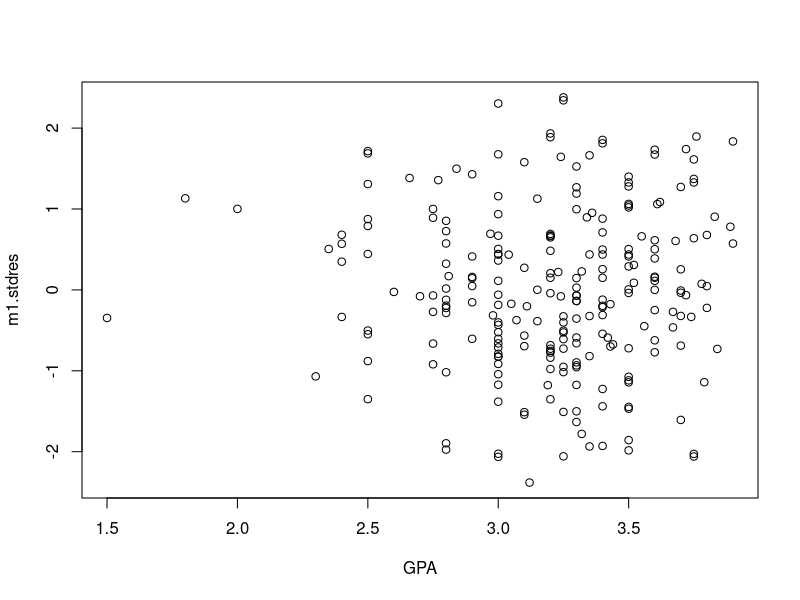
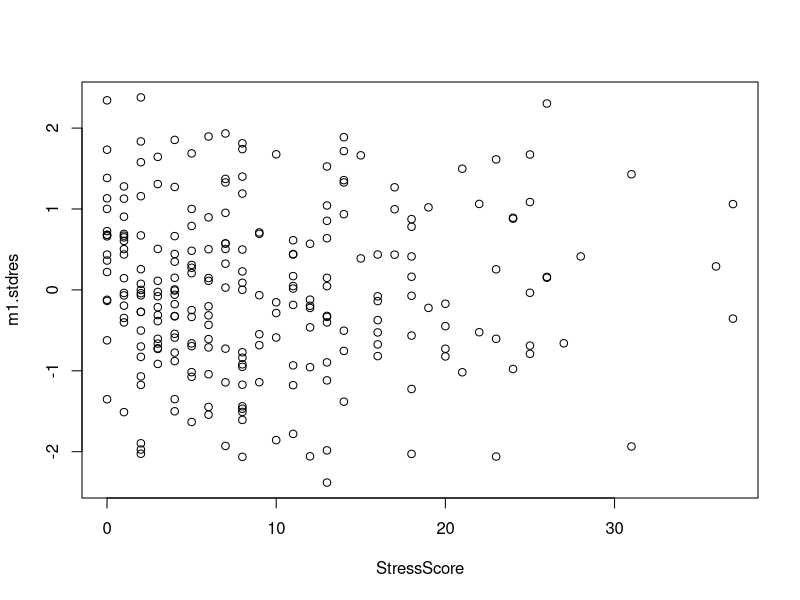
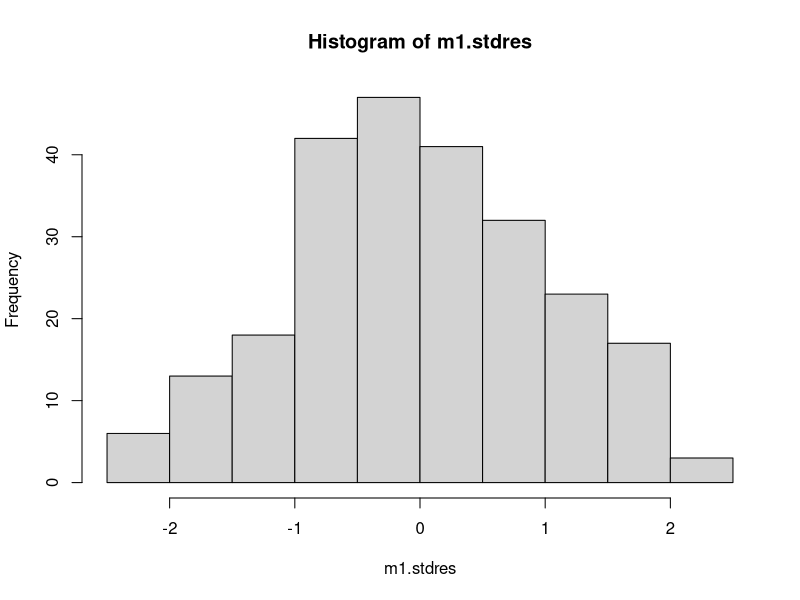
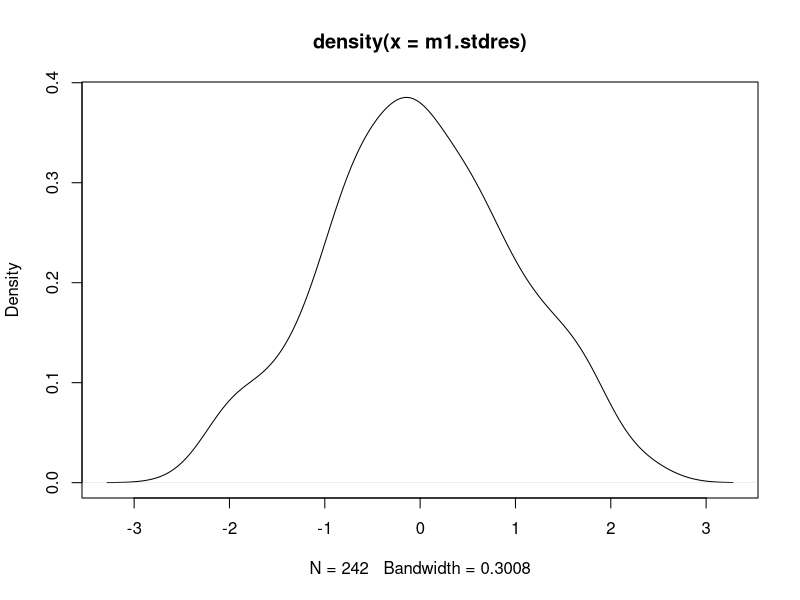
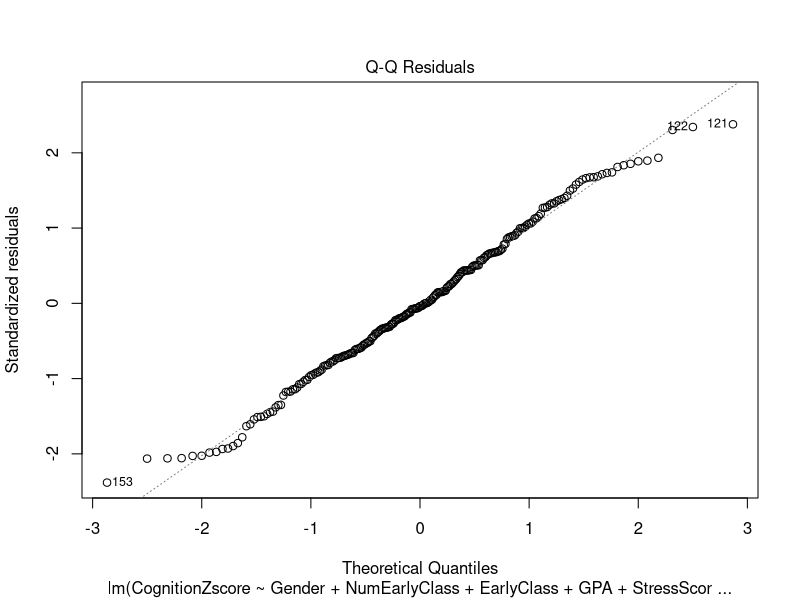
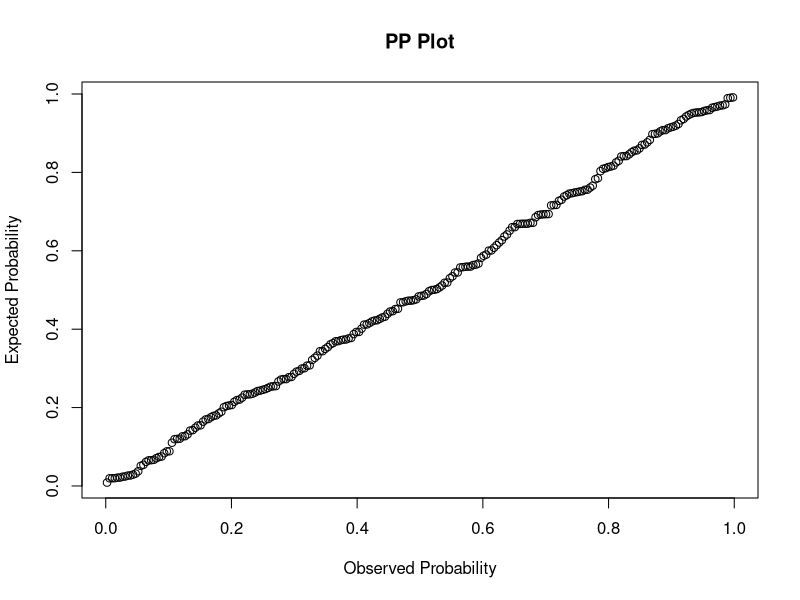
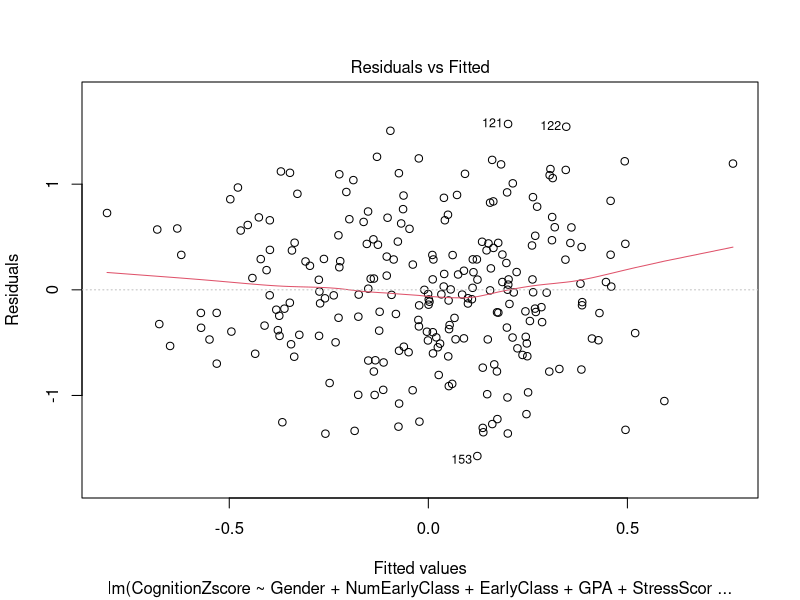
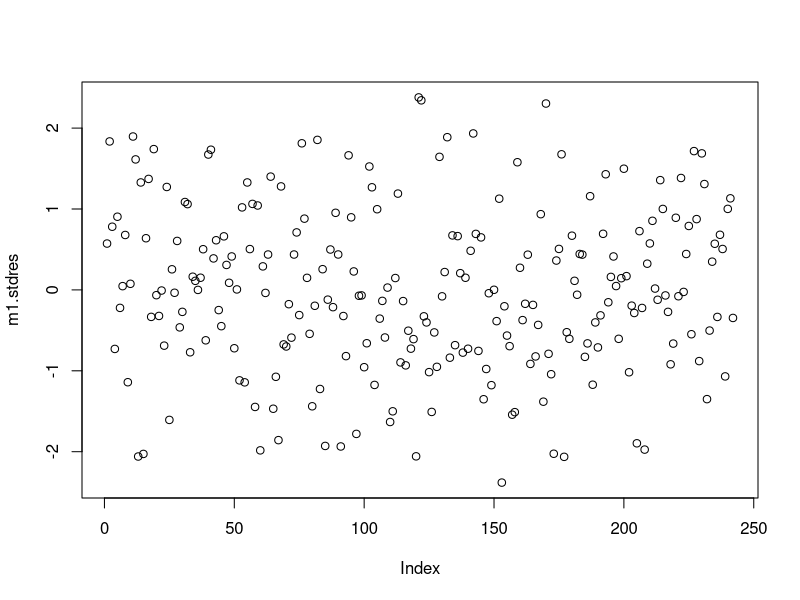

Write R code to recreate these figures, in order.
#dat<-read.csv("sleepedit.csv",header=T) #pre-edited data, without aliased coefficients
dat<-read.csv("sleepcut.csv", header=T) #missing first 10 rows so we can test with this later
head(dat)

#starting point of backwards stepwise
m1<-lm(CognitionZscore ~ Gender + NumEarlyClass + EarlyClass + GPA + StressScore, data = dat)
summary(m1) #this model looks really good!!! all variables significant :)

#Partial F tests__________________________________________________________

#DepressionStatus
full1<-lm(CognitionZscore~ Gender + NumEarlyClass + EarlyClass + GPA + StressScore+ DepressionStatus,  data=dat)
anova(m1,full1)

#WeekdayRise
full2<-lm(CognitionZscore~ Gender + NumEarlyClass + EarlyClass + GPA + StressScore+ WeekdayRise,  data=dat)
anova(m1, full2)

#CLassesMissed
full3<-lm(CognitionZscore~ Gender + NumEarlyClass + EarlyClass + GPA + StressScore+ ClassesMissed,  data=dat)
anova(m1, full3)

#AnxietyStatus
full4<-lm(CognitionZscore~ Gender + NumEarlyClass + EarlyClass + GPA + StressScore+ AnxietyStatus,  data=dat)
anova(m1,full4)

#ClassYear
full5<-lm(CognitionZscore~ Gender + NumEarlyClass + EarlyClass + GPA + StressScore+ ClassYear,  data=dat)
anova(m1,full5)

#GPA*Gender
full6<-lm(CognitionZscore~ Gender + NumEarlyClass + EarlyClass + GPA + StressScore+ GPA*Gender,  data=dat)
anova(m1,full6)

#testing assumptions on m1______________________________________________________

#LINEARITY?
m1.stdres<- rstandard(m1)
with(dat, plot(GPA, m1.stdres))
with(dat, plot(StressScore, m1.stdres))

#NORMALITY?
  #histogram
hist(m1.stdres)
plot(density(m1.stdres))
  #Q-Q plot 
plot(m1, which=c(2))
  #P-P plot
probDist <- pnorm(m1.stdres)
plot(ppoints(length(m1.stdres)), sort(probDist), main = 'PP Plot', xlab = 'Observed Probability', ylab = 'Expected Probability')

#CONSTANT VARIANCE?
plot(m1, which=c(1))

#INDEPENDENCE?
plot(m1.stdres)

#Other areas to test

#COLLINEARITY?
  #correlation matrix, >|0.8|?
cor(dat$StressScore,dat$GPA)
  #scatterplot matrix
pairs(~GPA + StressScore, data=dat)
  #VIF, >10? serious problem
install.packages('car')
library(car)
vif(m1)

